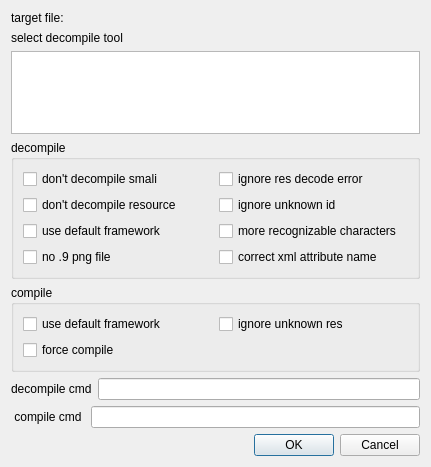
<?xml version="1.0" encoding="UTF-8"?>
<ui version="4.0">
 <class>OpenApk</class>
 <widget class="QDialog" name="OpenApk">
  <property name="geometry">
   <rect>
    <x>0</x>
    <y>0</y>
    <width>431</width>
    <height>467</height>
   </rect>
  </property>
  <property name="windowTitle">
   <string>Dialog</string>
  </property>
  <layout class="QGridLayout" name="gridLayout_3">
   <item row="1" column="0" colspan="2">
    <widget class="QLabel" name="mToolSelectLabel">
     <property name="sizePolicy">
      <sizepolicy hsizetype="Expanding" vsizetype="Preferred">
       <horstretch>0</horstretch>
       <verstretch>0</verstretch>
      </sizepolicy>
     </property>
     <property name="text">
      <string>select decompile tool</string>
     </property>
    </widget>
   </item>
   <item row="2" column="0" colspan="2">
    <widget class="QListWidget" name="mApkToolListWidget"/>
   </item>
   <item row="3" column="0" colspan="2">
    <widget class="QGroupBox" name="decompileGroup">
     <property name="title">
      <string>decompile</string>
     </property>
     <layout class="QGridLayout" name="gridLayout_2">
      <item row="0" column="0">
       <widget class="QCheckBox" name="mDsBox">
        <property name="text">
         <string>don't decompile smali</string>
        </property>
       </widget>
      </item>
      <item row="0" column="1">
       <widget class="QCheckBox" name="mDirBox">
        <property name="text">
         <string>ignore res decode error</string>
        </property>
       </widget>
      </item>
      <item row="1" column="0">
       <widget class="QCheckBox" name="mDrBox">
        <property name="text">
         <string>don't decompile resource</string>
        </property>
       </widget>
      </item>
      <item row="1" column="1">
       <widget class="QCheckBox" name="mDfuiBox">
        <property name="text">
         <string>ignore unknown id</string>
        </property>
       </widget>
      </item>
      <item row="2" column="0">
       <widget class="QCheckBox" name="mDdfBox">
        <property name="text">
         <string>use default framework</string>
        </property>
       </widget>
      </item>
      <item row="2" column="1">
       <widget class="QCheckBox" name="mDmcBox">
        <property name="text">
         <string>more recognizable characters</string>
        </property>
       </widget>
      </item>
      <item row="3" column="0">
       <widget class="QCheckBox" name="mDn9Box">
        <property name="text">
         <string>no .9 png file</string>
        </property>
       </widget>
      </item>
      <item row="3" column="1">
       <widget class="QCheckBox" name="mDxnBox">
        <property name="text">
         <string>correct xml attribute name</string>
        </property>
       </widget>
      </item>
     </layout>
    </widget>
   </item>
   <item row="4" column="0" colspan="2">
    <widget class="QGroupBox" name="compileGroup">
     <property name="title">
      <string>compile</string>
     </property>
     <layout class="QGridLayout" name="gridLayout">
      <item row="0" column="0">
       <widget class="QCheckBox" name="mCdfBox">
        <property name="text">
         <string>use default framework</string>
        </property>
       </widget>
      </item>
      <item row="1" column="0">
       <widget class="QCheckBox" name="mCfBox">
        <property name="text">
         <string>force compile</string>
        </property>
       </widget>
      </item>
      <item row="0" column="1">
       <widget class="QCheckBox" name="mCfndBox">
        <property name="text">
         <string>ignore unknown res</string>
        </property>
       </widget>
      </item>
     </layout>
    </widget>
   </item>
   <item row="5" column="0" colspan="2">
    <layout class="QHBoxLayout" name="mBotDecompileLayout">
     <item>
      <widget class="QLabel" name="mDecompileLabel">
       <property name="text">
        <string>decompile cmd</string>
       </property>
      </widget>
     </item>
     <item>
      <widget class="QLineEdit" name="mDecompileEdit"/>
     </item>
    </layout>
   </item>
   <item row="6" column="0" colspan="2">
    <layout class="QHBoxLayout" name="mBotCompileLayout">
     <item>
      <widget class="QLabel" name="mCompileLabel">
       <property name="text">
        <string> compile cmd </string>
       </property>
      </widget>
     </item>
     <item>
      <widget class="QLineEdit" name="mCompileEdit"/>
     </item>
    </layout>
   </item>
   <item row="7" column="1">
    <widget class="QDialogButtonBox" name="buttonBox">
     <property name="orientation">
      <enum>Qt::Horizontal</enum>
     </property>
     <property name="standardButtons">
      <set>QDialogButtonBox::Cancel|QDialogButtonBox::Ok</set>
     </property>
    </widget>
   </item>
   <item row="0" column="0" colspan="2">
    <widget class="QLabel" name="mTargetFileLabel">
     <property name="sizePolicy">
      <sizepolicy hsizetype="Expanding" vsizetype="Preferred">
       <horstretch>0</horstretch>
       <verstretch>0</verstretch>
      </sizepolicy>
     </property>
     <property name="text">
      <string>target file:</string>
     </property>
    </widget>
   </item>
  </layout>
  <zorder>compileGroup</zorder>
  <zorder>mTargetFileLabel</zorder>
  <zorder>mApkToolListWidget</zorder>
  <zorder>mToolSelectLabel</zorder>
  <zorder>buttonBox</zorder>
  <zorder>decompileGroup</zorder>
 </widget>
 <resources/>
 <connections>
  <connection>
   <sender>buttonBox</sender>
   <signal>accepted()</signal>
   <receiver>OpenApk</receiver>
   <slot>accept()</slot>
   <hints>
    <hint type="sourcelabel">
     <x>218</x>
     <y>446</y>
    </hint>
    <hint type="destinationlabel">
     <x>215</x>
     <y>233</y>
    </hint>
   </hints>
  </connection>
  <connection>
   <sender>buttonBox</sender>
   <signal>rejected()</signal>
   <receiver>OpenApk</receiver>
   <slot>reject()</slot>
   <hints>
    <hint type="sourcelabel">
     <x>218</x>
     <y>446</y>
    </hint>
    <hint type="destinationlabel">
     <x>215</x>
     <y>233</y>
    </hint>
   </hints>
  </connection>
 </connections>
</ui>
